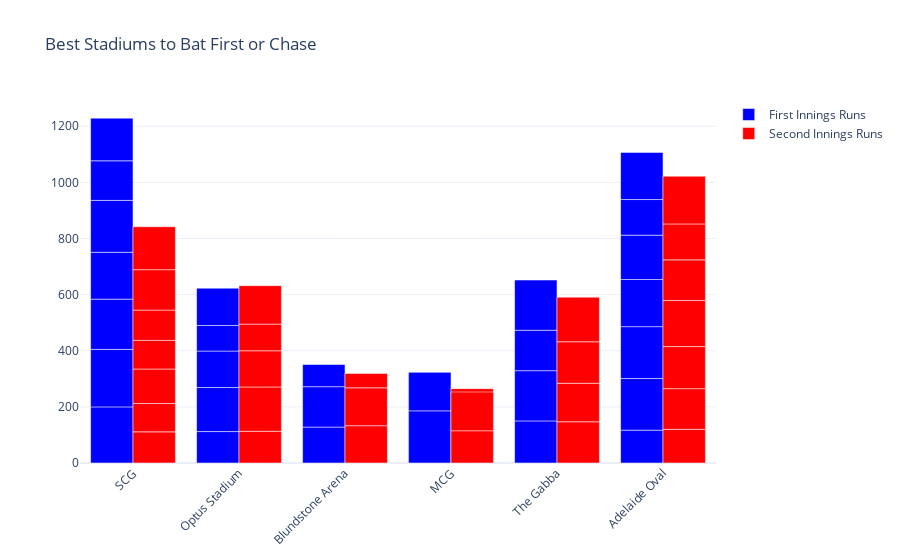

The cell this chart's notebook holds for it:
### Code cell
fig = go.Figure()
fig.add_trace(go.Bar(
    x=data["venue"],
    y=data["first innings score"],
    name='First Innings Runs',
    marker_color='blue'
))
fig.add_trace(go.Bar(
    x=data["venue"],
    y=data["second innings score"],
    name='Second Innings Runs',
    marker_color='red'
))
fig.update_layout(barmode='group', 
                  xaxis_tickangle=-45, 
                  title="Best Stadiums to Bat First or Chase")
fig.show()

### Figure 1 — Plotly figure (JSON) as saved in the notebook; plotly's stock layout.template omitted (floating-point values rounded to 4 significant figures)
{"data": [{"marker": {"color": "blue"}, "name": "First Innings Runs", "type": "bar", "x": ["SCG", "Optus Stadium", "Blundstone Arena", "MCG", "Blundstone Arena", "Blundstone Arena", "Optus Stadium", "MCG", "MCG", "SCG", "SCG", "Optus Stadium", "MCG", "MCG", "SCG", "The Gabba", "Optus Stadium", "Optus Stadium", "The Gabba", "The Gabba", "The Gabba", "Adelaide Oval", "Adelaide Oval", "SCG", "Adelaide Oval", "Adelaide Oval", "SCG", "Adelaide Oval", "Adelaide Oval", "MCG", "SCG", "Adelaide Oval", "MCG"], "y": [200, 112, 128, 159, 144, 79, 157, 157, null, 205, 179, 130, null, null, 167, 150, 91, 133, 179, 144, 179, 117, 184, 185, 185, 168, 141, 158, 127, 186, 152, 168, 137]}, {"marker": {"color": "red"}, "name": "Second Innings Runs", "type": "bar", "x": ["SCG", "Optus Stadium", "Blundstone Arena", "MCG", "Blundstone Arena", "Blundstone Arena", "Optus Stadium", "MCG", "MCG", "SCG", "SCG", "Optus Stadium", "MCG", "MCG", "SCG", "The Gabba", "Optus Stadium", "Optus Stadium", "The Gabba", "The Gabba", "The Gabba", "Adelaide Oval", "Adelaide Oval", "SCG", "Adelaide Oval", "Adelaide Oval", "SCG", "Adelaide Oval", "Adelaide Oval", "MCG", "SCG", "Adelaide Oval", "MCG"], "y": [111, 113, 133, 160, 135, 51, 158, 105, null, 101, 123, 129, null, null, 102, 147, 95, 137, 137, 148, 159, 120, 145, 108, 150, 164, 144, 145, 128, 115, 153, 170, 138]}], "layout": {"barmode": "group", "title": {"text": "Best Stadiums to Bat First or Chase"}, "xaxis": {"tickangle": -45}}}
